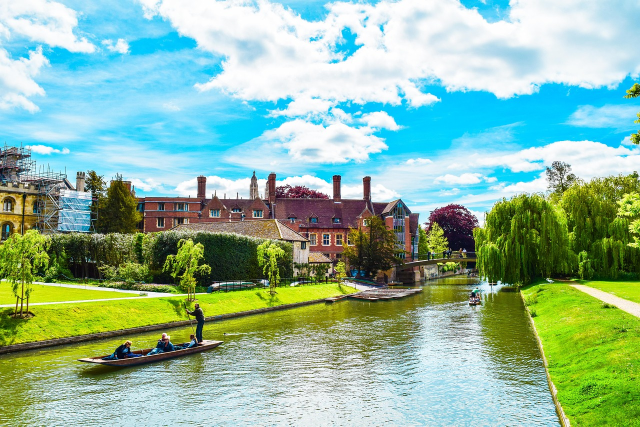
#> input picture 24. 사진을 그림으로 변환하기 (OpenCV)/travel.jpg, 1280 x 853 px (shown at 1/2 size)
$ python main24-1.py
#> lines starting #> are read from the running program, lines starting #| are printed output that depends on the picture
import numpy as np
import cv2, os

os.chdir(os.path.dirname(os.path.abspath(__file__)))
ff = np.fromfile('travel.jpg', np.uint8)
img = cv2.imdecode(ff, cv2.IMREAD_UNCHANGED)
#> img is the input picture: shape (853, 1280, 3); mean B, G, R 159, 182.6, 144.9
img = cv2.resize(img, dsize=(0,0), fx =1.5, fy = 1.0, interpolation=cv2.INTER_LINEAR)
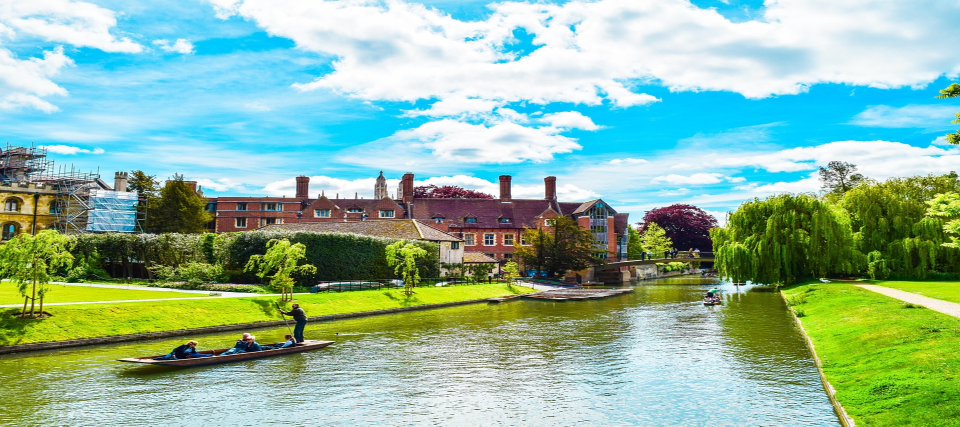
#> img: shape (853, 1920, 3) (shown at 1/2 size); mean B, G, R 159.1, 182.7, 145

cartoon_img = cv2.stylization(img, sigma_s=100, sigma_r=0.5)
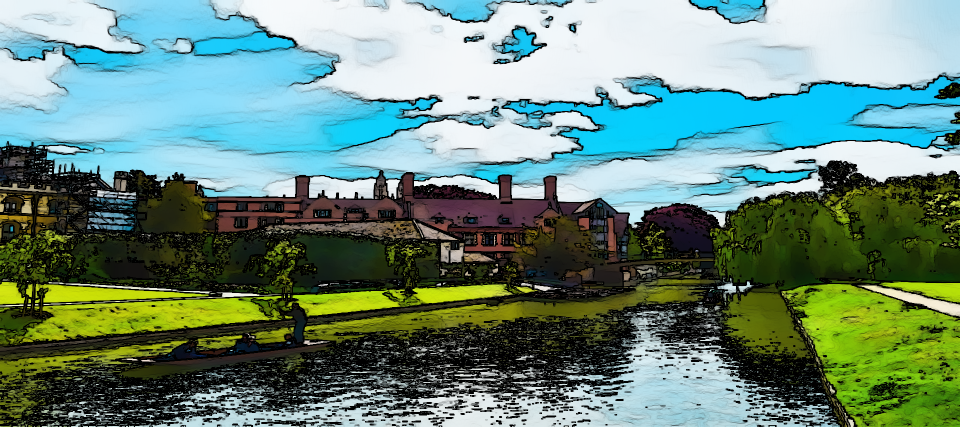
#> cartoon_img: shape (853, 1920, 3) (shown at 1/2 size); mean B, G, R 123.8, 137, 106.1
cv2.imshow('cartoon view', cartoon_img)
cv2.waitKey(0)
cv2.destroyAllWindows
